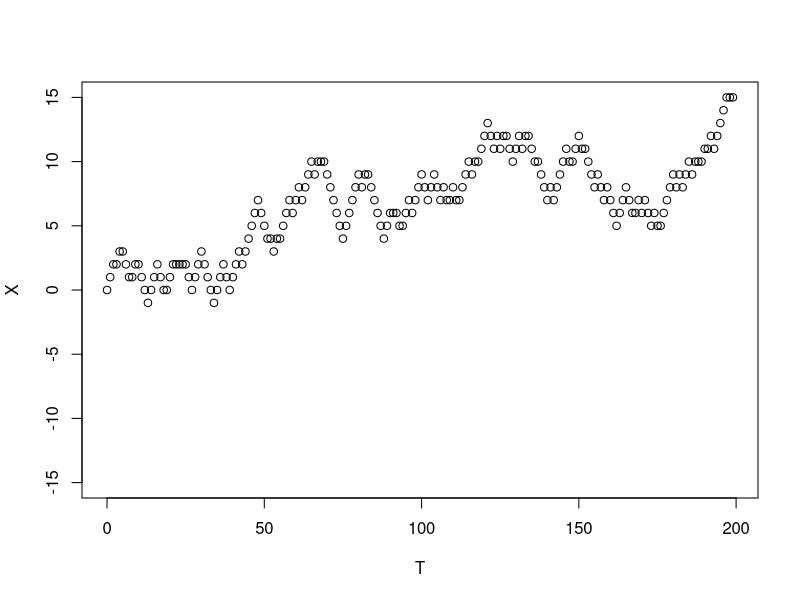

The R script that drew this image:
#
# randomwalk_store.R -- simulation of a single particle undergoing a random walk
#   on an integer lattice in 1D
#   store all positions and make a plot

Nt = 200         # number of steps 
p = 0.4          # probability of jumping left or right, p must be <= 0.5

X = array(0,Nt)  # array of positions
T = 0:(Nt-1)     # array of time values

# loop in time
#
for (n in 1:(Nt-1)){
    r = runif(1,0,1)
    if( r < p ) {
     	X[n+1] = X[n]+1    # jump right
    }
    else if( r < 2*p ){
        X[n+1] = X[n]-1    # jump left
    }            	 
    else {
        X[n+1] = X[n]      # stay home
    }        

}

# plot the result
#
plot(T,X,ylim=max(abs(X))*c(-1,1))  # space vs. time
#plot(X,T,xlim=max(abs(X))*c(-1,1)) # time vs. space
